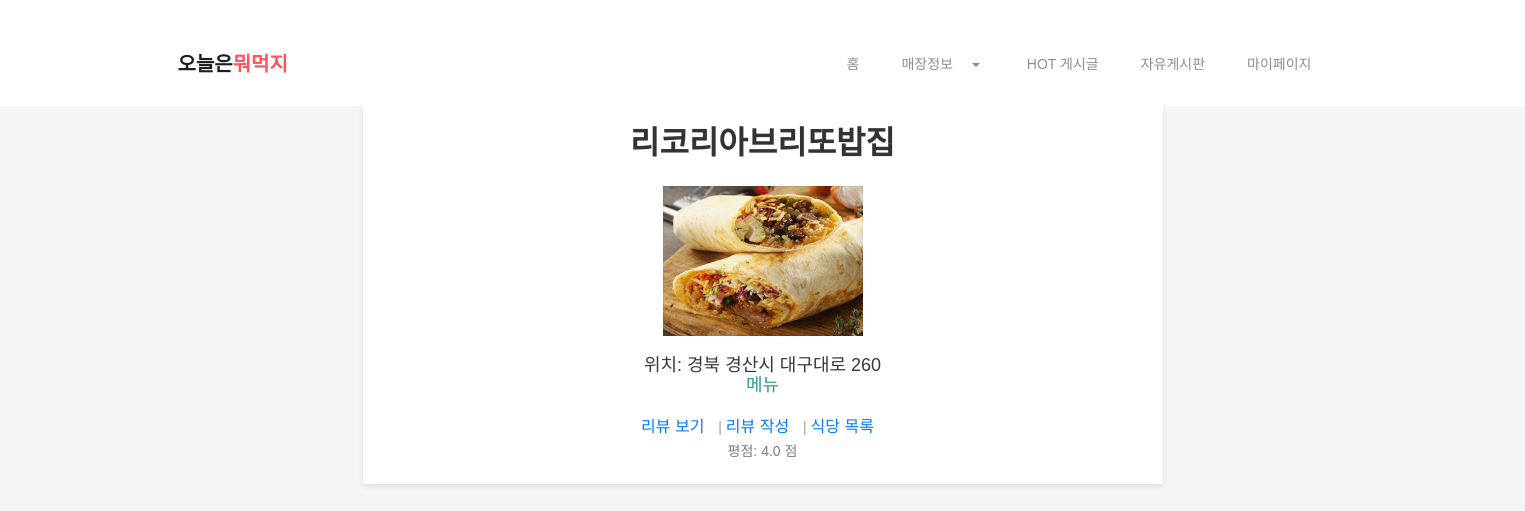
/restaurant/7/, run on the app's committed database.
### restaurants/models.py (models this page shows, shortened)
class Restaurant(models.Model):
    name = models.CharField(max_length=200)
    category = models.ForeignKey(Category, on_delete=models.CASCADE, related_name='restaurants')
    location = models.CharField(max_length=255)
    image = models.ImageField(upload_to='restaurant_images/', null=True, blank=True)
    menu = models.TextField(blank=True, null=True)  # 메뉴 설명
    likes = models.IntegerField(default=0)  # 좋아요 수 필드 추가

### restaurants/views.py (the view)
# urls.py: path('restaurant/<int:restaurant_id>/', restaurant_view, name='restaurant_view'),
def restaurant_view(request, restaurant_id):
    restaurant = get_object_or_404(Restaurant, pk=restaurant_id)
    reviews = restaurant.reviews.all()
    average_rating = None
    if reviews.exists():
        average_rating_dict = reviews.aggregate(Avg('rating'))
        average_rating = average_rating_dict['rating__avg'] or 0.0
    user_liked = Like.objects.filter(user=request.user, restaurant=restaurant).exists() if request.user.is_authenticated else False
    context = {
        'restaurant': restaurant,
        'reviews': reviews,
        'average_rating': average_rating,
        'user_liked': user_liked,  # 사용자가 좋아요를 눌렀는지 상태 추가
    }
    return render(request, 'restaurant.html', context)

### restaurants/templates/restaurant.html (shortened to what this page needs)
{% extends 'base_generic.html' %}
{% load static %}
{% block content %}
<link rel="stylesheet" href="{% static 'css/style.css' %}">
<div class="restaurant-details">
    <h1>{{ restaurant.name }}</h1>
    {% if restaurant.image %}
    <img src="{{ restaurant.image.url }}" alt="{{ restaurant.name }}" class="restaurant-image">
    {% else %}
    <img src="{% static 'image/default_image.jpg' %}" alt="기본 이미지" class="restaurant-image">
    {% endif %}
    <div class="location-menu">
        <h3>위치: {{ restaurant.location }}</h3>
        <h3 class="menu-toggle">메뉴</h3>
    </div>
    <div class="restaurant-links">
        <a href="{% url 'reviews' restaurant.id %}">리뷰 보기</a> |
        {% if user.is_authenticated %}
        <a href="{% url 'create_review' restaurant.id %}">리뷰 작성</a> |
        {% else %}
        <a href="{% url 'login' %}?next={% url 'create_review' restaurant.id %}">리뷰 작성</a> |
        {% endif %}
        <a href="{% url 'category' restaurant.category.name %}">식당 목록</a>
    </div>
    <p>
        평점:
        {% if average_rating is not None %}
        {{ average_rating|floatformat:"1" }} 점
        {% else %}
        아직 평가된 리뷰가 없습니다.
        {% endif %}
    </p>
</div>
{% endblock %}

### staticfiles/css/bootsnav.css (style rules this page uses)
body { -webkit-transition: all 0.3s ease-in-out; -moz-transition: all 0.3s ease-in-out; -o-transition: all 0.3s ease-in-out; -ms-transition: all 0.3s ease-in-out; transition: all 0.3s ease-in-out; }

### staticfiles/css/style.css (style rules this page uses)
* { padding: 0; margin: 0; }
* { -webkit-box-sizing: border-box; -moz-box-sizing: border-box; -o-box-sizing: border-box; -ms-box-sizing: border-box; box-sizing: border-box; }
body { font-family: 'Poppins', sans-serif; font-size: 14px; color: #a09e9c; text-transform: initial; max-width: 1920px; margin: 0 auto; overflow-x: hidden; }
a, a:hover, a:active, a:focus { display: inline-block; text-decoration: none; color: #343a3f; font-size: 16px; padding: 0; font-weight: 500; text-transform: capitalize; }
h1, h2, h3, h4, h5, h6 { margin: 0; color: #343a3f; font-size: 18px; font-weight: 500; text-transform: capitalize; }
p { margin: 0; color: #767f86; font-size: 14px; line-height: 1.8; text-transform: initial; }
img { border: none; max-width: 100%; height: auto; }
html, body { height: 100%; }
.restaurant-details { max-width: 800px; margin: auto; padding: 20px; background: #fff; box-shadow: 0 2px 5px rgba(0,0,0,0.1); text-align: center; }
.restaurant-image { max-width: 600px; width: 200px; height: auto; display: block; margin: 0 auto 20px; }
.location-menu { margin-top: 20px; }
.restaurant-links { margin-top: 20px; text-align: center; }
.restaurant-links a { color: #007bff; text-decoration: none; margin-right: 10px; }
.menu-toggle { cursor: pointer; color: #2a9d8f; }
body { font-family: Arial, sans-serif; background-color: #f5f5f5; margin: 0; padding: 0; }
h1 { font-size: 32px; font-weight: bold; margin-bottom: 15px; text-align: center; color: #333; padding-bottom: 10px; }

### data on the page
Restaurant: name "리코리아브리또밥집", image (picture), location "경북 경산시 대구대로 260"

### other printed values
{{ average_rating|floatformat:"1" }} "4.0"
